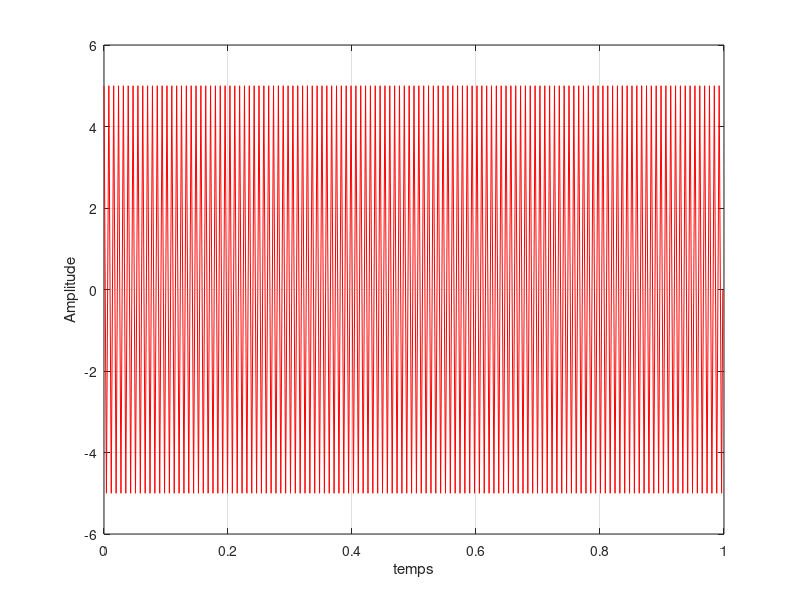
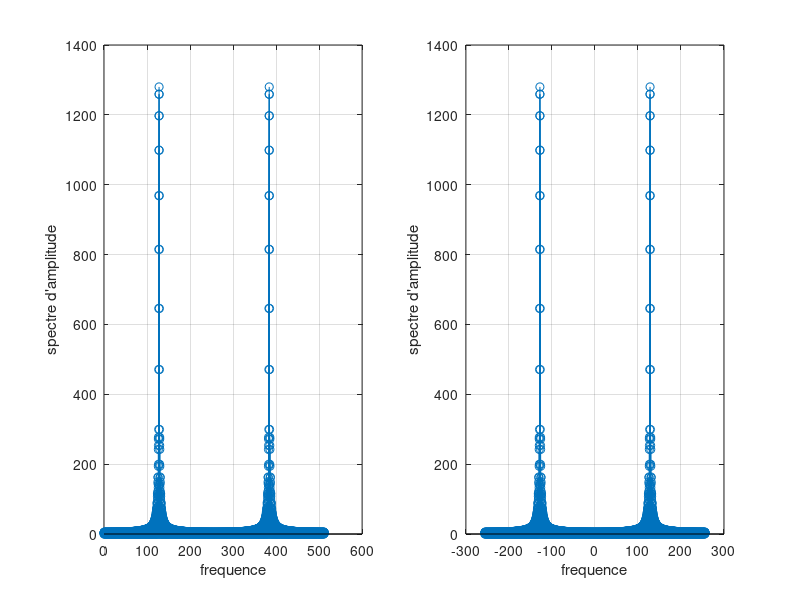

Write the MATLAB code that produced these figures, in order.
fe = 512; % Fréquence échantillonage Hz
f0 = 128; % Fréquence du signal
A = 5; % Amplitude du signal
T = 1; % Durée du signal en secondes
N = round(T*fe); %Nombres de points en temps. round permet d'avoir une approximation au plus proche
t=0:1:N-1; % vecteur indice
t=t./fe; % vecteur temporelle réel
x = A * cos(2*pi*f0*t); % signal initial
%x = x.*window(@gausswin, length(x))'; %Pondération fenetre gaussienne
length(t) == N; % Si c'est égale à 1 c'est tout bon

figure; % no sé
plot(t, x, 'red'); % abs, ordo, couleur 'd-' : affiche les points
xlabel('temps');% nom des abscisses
ylabel('Amplitude'); % nom des ordonnées
grid on; % trace la grille

%spectre d'amplitude
Nfft=10*N; % On un nombre d'échantillon en freq et en temps, respecter le nom des différentes variables (il faut au moins 64 comme N)
X = fft(x, Nfft);% spectre [0 fe]
freq = linspace(0,fe,Nfft);

X_centre = fftshift(X); %spectre [-fe/2, fe/2]
freq_centre = linspace (-fe/2, fe/2, Nfft);%centrer le cadre

figure;
%plot(freq, abs(X));
subplot(121);
stem(freq, abs(X)); % plus visuel comme c'est des dirac
xlabel('frequence');
ylabel('spectre d''amplitude');
grid on;
subplot(122);
stem(freq_centre, abs(X_centre)); % plus visuel comme c'est des dirac
xlabel('frequence');
ylabel('spectre d''amplitude');
grid on;

